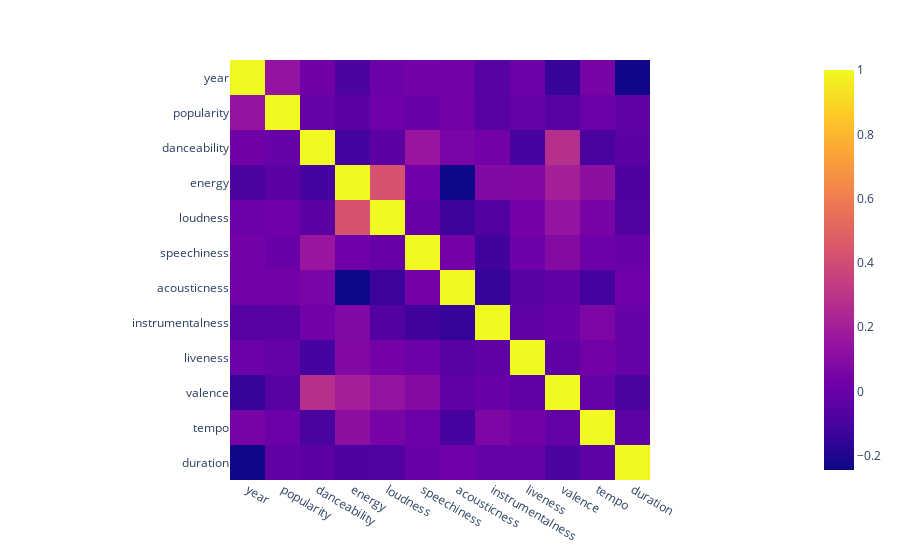

This figure's notebook cell:
### Markdown cell above
## Numeric Relationships

### Code cell
px.imshow(numerics.corr(method='kendall'))

### Figure 1 — Plotly figure (JSON) as saved in the notebook; plotly's stock layout.template omitted (floating-point values rounded to 4 significant figures; data arrays with more than 128 entries replaced by an {"elided": "..."} marker saying what was removed)
{"data": [{"coloraxis": "coloraxis", "hovertemplate": "x: %{x}<br>y: %{y}<br>color: %{z}<extra></extra>", "name": "0", "type": "heatmap", "x": ["year", "popularity", "danceability", "energy", "loudness", "speechiness", "acousticness", "instrumentalness", "liveness", "valence", "tempo", "duration"], "xaxis": "x", "y": ["year", "popularity", "danceability", "energy", "loudness", "speechiness", "acousticness", "instrumentalness", "liveness", "valence", "tempo", "duration"], "yaxis": "y", "z": {"elided": "12x12 float values"}}], "layout": {"coloraxis": {"colorscale": [[0, "#0d0887"], [0.1111, "#46039f"], [0.2222, "#7201a8"], [0.3333, "#9c179e"], [0.4444, "#bd3786"], [0.5556, "#d8576b"], [0.6667, "#ed7953"], [0.7778, "#fb9f3a"], [0.8889, "#fdca26"], [1, "#f0f921"]]}, "margin": {"t": 60}, "xaxis": {"anchor": "y", "constrain": "domain", "domain": [0, 1], "scaleanchor": "y"}, "yaxis": {"anchor": "x", "autorange": "reversed", "constrain": "domain", "domain": [0, 1]}}}
